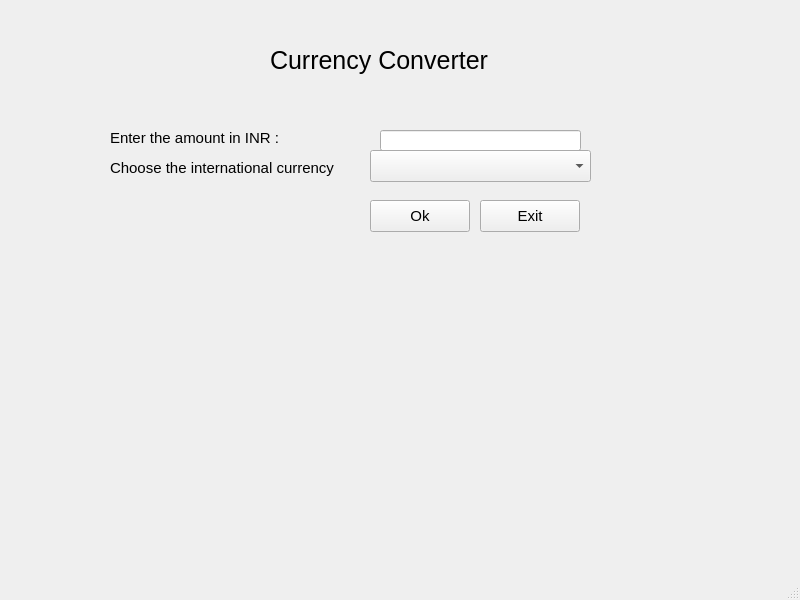
<?xml version="1.0" encoding="UTF-8"?>
<ui version="4.0">
 <class>MainWindow</class>
 <widget class="QMainWindow" name="MainWindow">
  <property name="geometry">
   <rect>
    <x>0</x>
    <y>0</y>
    <width>800</width>
    <height>600</height>
   </rect>
  </property>
  <property name="windowTitle">
   <string>MainWindow</string>
  </property>
  <widget class="QWidget" name="centralwidget">
   <widget class="QLabel" name="label">
    <property name="geometry">
     <rect>
      <x>270</x>
      <y>40</y>
      <width>221</width>
      <height>41</height>
     </rect>
    </property>
    <property name="styleSheet">
     <string notr="true">QLabel{
font-size:25px;
}</string>
    </property>
    <property name="text">
     <string>Currency Converter</string>
    </property>
   </widget>
   <widget class="QLabel" name="label_2">
    <property name="geometry">
     <rect>
      <x>110</x>
      <y>130</y>
      <width>171</width>
      <height>16</height>
     </rect>
    </property>
    <property name="styleSheet">
     <string notr="true">QLabel{
font-size:15px;
}</string>
    </property>
    <property name="text">
     <string>Enter the amount in INR : </string>
    </property>
   </widget>
   <widget class="QLabel" name="label_3">
    <property name="geometry">
     <rect>
      <x>110</x>
      <y>160</y>
      <width>231</width>
      <height>16</height>
     </rect>
    </property>
    <property name="styleSheet">
     <string notr="true">QLabel{
font-size:15px;
}</string>
    </property>
    <property name="text">
     <string>Choose the international currency  : </string>
    </property>
   </widget>
   <widget class="QLineEdit" name="lineEdit">
    <property name="geometry">
     <rect>
      <x>380</x>
      <y>130</y>
      <width>201</width>
      <height>21</height>
     </rect>
    </property>
    <property name="styleSheet">
     <string notr="true">QLineEdit{
font-size:15px;
}</string>
    </property>
   </widget>
   <widget class="QPushButton" name="pushButton_2">
    <property name="geometry">
     <rect>
      <x>480</x>
      <y>200</y>
      <width>100</width>
      <height>32</height>
     </rect>
    </property>
    <property name="styleSheet">
     <string notr="true">QPushButton{
font-size:15px;
}</string>
    </property>
    <property name="text">
     <string>Exit</string>
    </property>
   </widget>
   <widget class="QComboBox" name="comboBox">
    <property name="geometry">
     <rect>
      <x>370</x>
      <y>150</y>
      <width>221</width>
      <height>32</height>
     </rect>
    </property>
    <property name="styleSheet">
     <string notr="true">QComboBox{
font-size:15px;
}</string>
    </property>
   </widget>
   <widget class="QPushButton" name="pushButton">
    <property name="geometry">
     <rect>
      <x>370</x>
      <y>200</y>
      <width>100</width>
      <height>32</height>
     </rect>
    </property>
    <property name="styleSheet">
     <string notr="true">QPushButton{
font-size:15px;
}</string>
    </property>
    <property name="text">
     <string>Ok</string>
    </property>
   </widget>
  </widget>
  <widget class="QMenuBar" name="menubar">
   <property name="geometry">
    <rect>
     <x>0</x>
     <y>0</y>
     <width>800</width>
     <height>24</height>
    </rect>
   </property>
  </widget>
  <widget class="QStatusBar" name="statusbar"/>
 </widget>
 <resources/>
 <connections/>
</ui>
